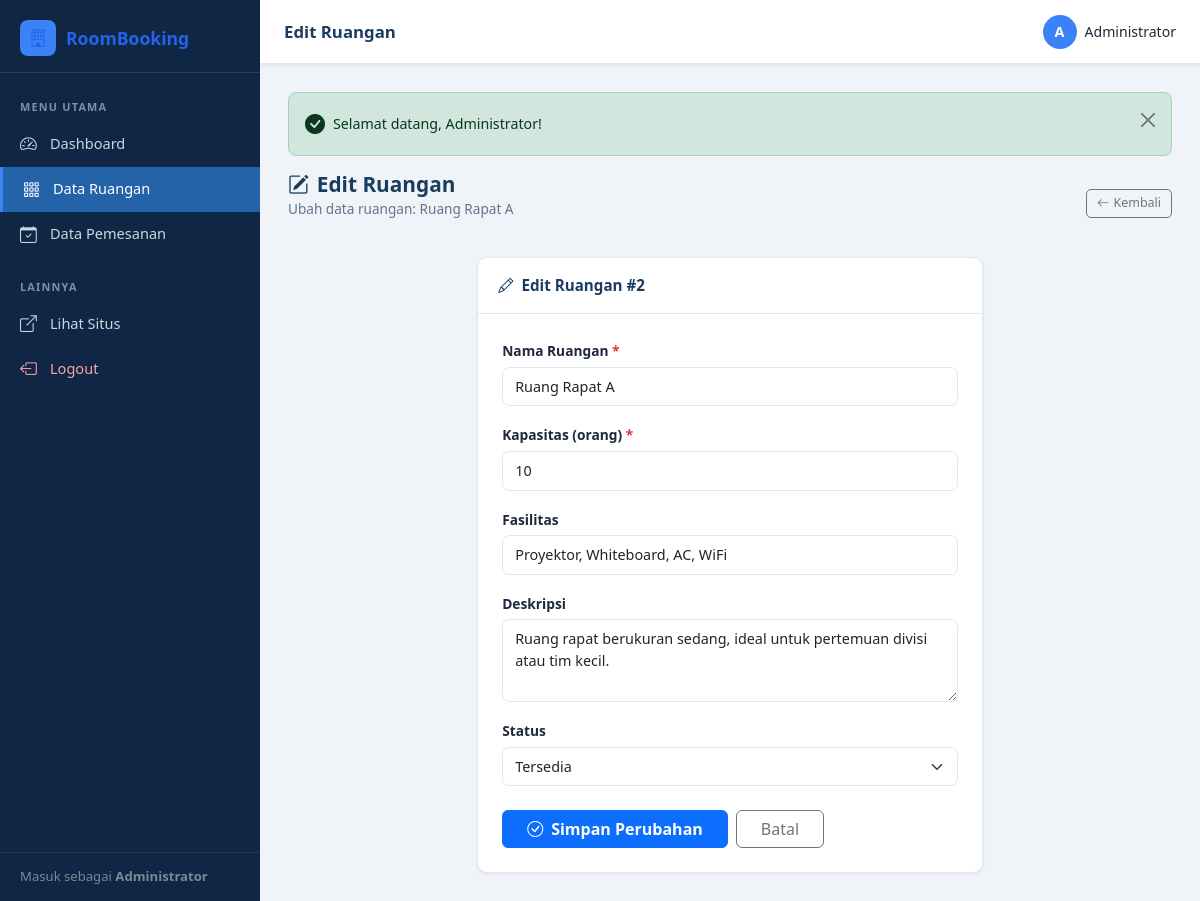
Page /admin/edit-room.php?id=2 (signed in) on the committed database.
### tables this page shows
CREATE TABLE IF NOT EXISTS `rooms` (
  `id`          INT UNSIGNED     NOT NULL AUTO_INCREMENT,
  `name`        VARCHAR(100)     NOT NULL,
  `capacity`    INT UNSIGNED     NOT NULL,
  `facilities`  TEXT             NULL,
  `description` TEXT             NULL,
  `status`      ENUM('available','unavailable') NOT NULL DEFAULT 'available',
  `created_at`  DATETIME         NOT NULL DEFAULT CURRENT_TIMESTAMP,
  `updated_at`  DATETIME         NOT NULL DEFAULT CURRENT_TIMESTAMP ON UPDATE CURRENT_TIMESTAMP,
  PRIMARY KEY (`id`)
);

### admin/edit-room.php (the view, shortened to what this page needs)
<?php
require_once __DIR__ . '/../includes/config.php';
require_once __DIR__ . '/../includes/functions.php';
$id = isset($_GET['id']) ? (int)$_GET['id'] : 0;
$stmt = $conn->prepare("SELECT * FROM rooms WHERE id=?");
$stmt->bind_param('i', $id);
$stmt->execute();
$room = $stmt->get_result()->fetch_assoc();
require_once __DIR__ . '/includes/admin_header.php';
$flash = getFlash();
$old   = $_SESSION['old_input'] ?? [];
?>
<?= $flash ?>
<div class="page-header">
  <div>
    <h1 class="page-title"><i class="bi bi-pencil-square me-2"></i>Edit Ruangan</h1>
    <p class="page-subtitle">Ubah data ruangan: <?= e($room['name']) ?></p>
  </div>
  <a href="/roombooking/admin/rooms.php" class="btn btn-outline-secondary btn-sm">
    <i class="bi bi-arrow-left me-1"></i>Kembali
  </a>
</div>
<div class="row justify-content-center">
  <div class="col-lg-7">
    <div class="card">
      <div class="card-header">
        <i class="bi bi-pencil me-2"></i>Edit Ruangan #<?= $id ?>
      </div>
      <div class="card-body p-4">
        <form method="POST" action="/roombooking/admin/process/update-room.php">
          <div class="mb-3">
            <label class="form-label" for="name">
              Nama Ruangan <span class="text-danger">*</span>
            </label>
            <input type="text" class="form-control" id="name" name="name"
                   value="<?= e($old['name'] ?? $room['name']) ?>" required>
          </div>
          <div class="mb-3">
            <label class="form-label" for="capacity">
              Kapasitas (orang) <span class="text-danger">*</span>
            </label>
            <input type="number" class="form-control" id="capacity" name="capacity"
                   value="<?= e($old['capacity'] ?? $room['capacity']) ?>"
                   min="1" max="500" required>
          </div>
          <div class="mb-3">
            <label class="form-label" for="facilities">Fasilitas</label>
            <input type="text" class="form-control" id="facilities" name="facilities"
                   value="<?= e($old['facilities'] ?? $room['facilities']) ?>"
                   placeholder="Proyektor, Whiteboard, AC (pisahkan koma)">
          </div>
          <div class="mb-3">
            <label class="form-label" for="description">Deskripsi</label>
            <textarea class="form-control" id="description" name="description" rows="3"><?= e($old['description'] ?? $room['description']) ?></textarea>
          </div>
          <div class="mb-4">
            <label class="form-label" for="status">Status</label>
            <select class="form-select" id="status" name="status">
              <?php $curStatus = $old['status'] ?? $room['status']; ?>
              <option value="available"   <?= $curStatus === 'available'   ? 'selected' : '' ?>>Tersedia</option>
            </select>
          </div>
          <div class="d-flex gap-2">
            <button type="submit" class="btn btn-primary px-4 fw-semibold">
              <i class="bi bi-check-circle me-2"></i>Simpan Perubahan
            </button>
            <a href="/roombooking/admin/rooms.php" class="btn btn-outline-secondary px-4">
              Batal
            </a>
          </div>
        </form>
      </div>
    </div>
  </div>
</div>
<?php require_once __DIR__ . '/includes/admin_footer.php'; ?>

### assets/css/style.css (style rules this page uses)
:root { --primary: #1a3c5e; --primary-light: #2563a8; --accent: #3b82f6; --accent-hover: #2563eb; --sidebar-bg: #0f2744; --sidebar-hover: #1e3f6e; --sidebar-active: #2563a8; --sidebar-text: #cbd5e1; --sidebar-width: 260px; --topbar-h: 64px; --bg-page: #f0f4f8; --card-bg: #ffffff; --text-main: #1e293b; --text-muted: #64748b; --border: #e2e8f0; --shadow-sm: 0 1px 3px rgba(0,0,0,.08); --shadow-md: 0 4px 12px rgba(0,0,0,.10); --radius: 10px; }
*, *::before, *::after { box-sizing: border-box; }
body { font-family: 'Segoe UI', system-ui, -apple-system, sans-serif; background: var(--bg-page); color: var(--text-main); min-height: 100vh; margin: 0; }
a { color: var(--accent); text-decoration: none; }
.card { background: var(--card-bg); border: 1px solid var(--border); border-radius: var(--radius); box-shadow: var(--shadow-sm); }
.card-header { background: transparent; border-bottom: 1px solid var(--border); padding: 16px 20px; font-weight: 600; font-size: .95rem; color: var(--primary); }
.btn-sm { padding: 4px 10px; font-size: .78rem; border-radius: 5px; }
.form-label { font-weight: 600; font-size: .86rem; color: var(--text-main); margin-bottom: 5px; }
.form-control, .form-select { border: 1px solid var(--border); border-radius: 7px; font-size: .9rem; padding: 8px 12px; transition: border-color .2s, box-shadow .2s; }
.page-header { display: flex; align-items: center; justify-content: space-between; margin-bottom: 22px; flex-wrap: wrap; gap: 10px; }
.page-title { font-size: 1.3rem; font-weight: 700; color: var(--primary); margin: 0; }
.page-subtitle { font-size: .85rem; color: var(--text-muted); margin-top: 2px; }

### rows in the picture
rooms: name "Ruang Rapat A", capacity "10", facilities "Proyektor, Whiteboard, AC, WiFi", description "Ruang rapat berukuran sedang, ideal untuk pertemuan divisi atau tim kecil.", status "Tersedia"

### other values in the picture
$adminName "Administrator"
$pageTitle "Edit Ruangan"
$adminInitial "A"
$flash['message'] "Selamat datang, Administrator!"
$id "2"
